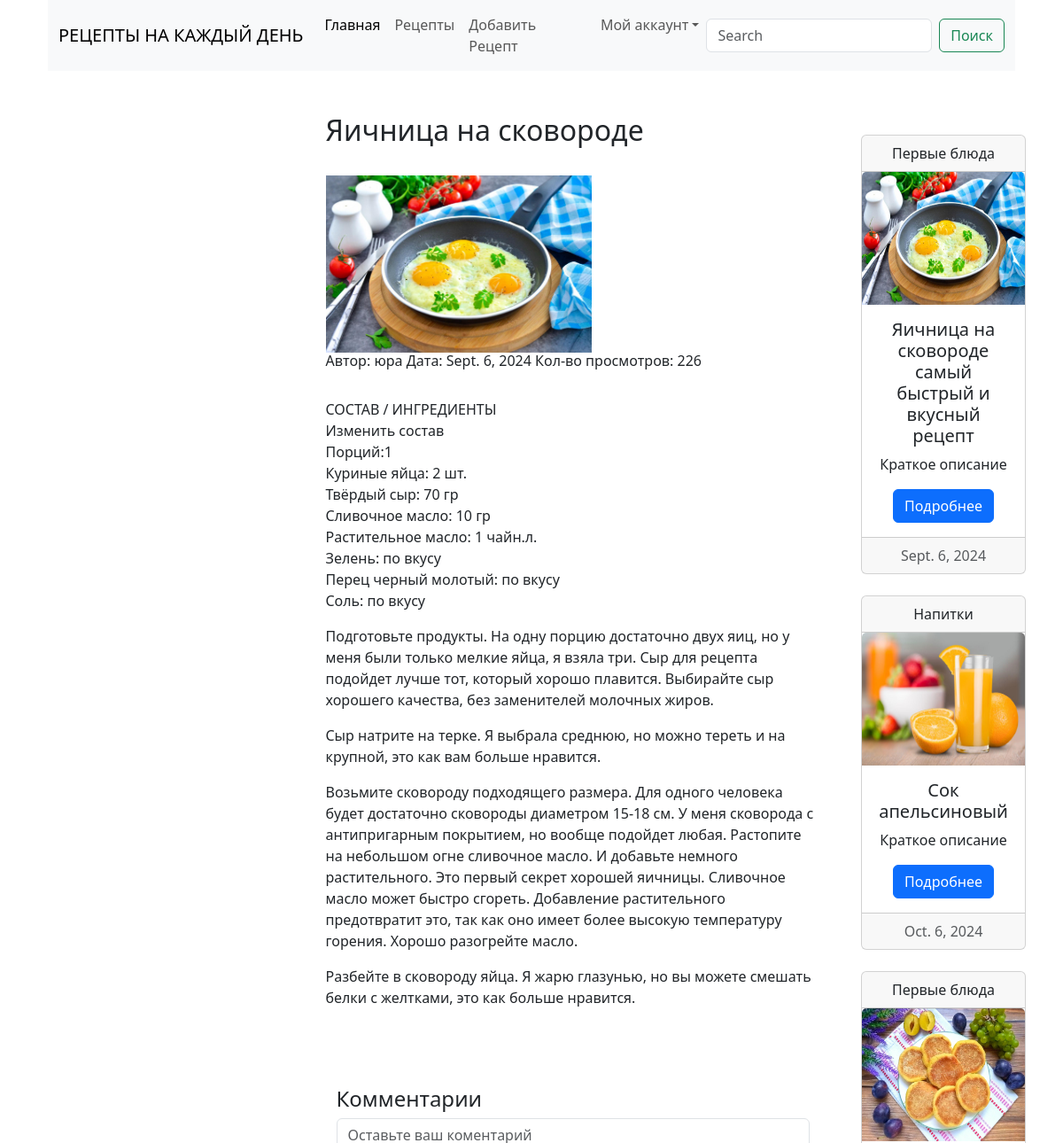
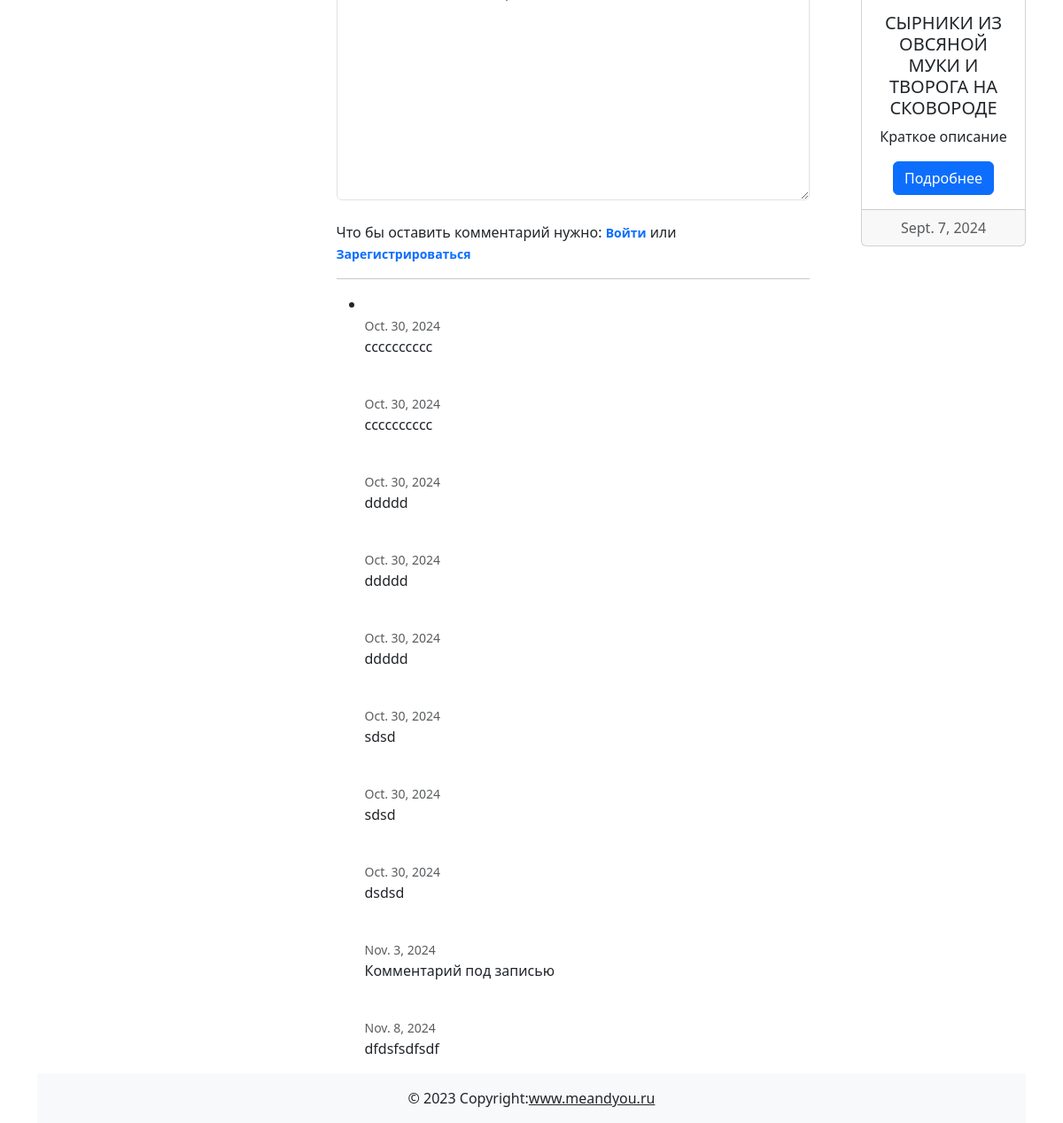
The app's page /recept/1/ with its own data (2 pictures, top to bottom).
### recipe/models.py (models this page shows, shortened)
class Recept(models.Model):
    author = models.ForeignKey(User, on_delete=models.CASCADE, verbose_name='Автор')
    recept_name = models.CharField(max_length=255, blank=False)
    date = models.DateField(auto_now_add=True)
    recept_text = models.TextField(max_length=12000, blank=False)
    img = models.ImageField(upload_to='images/', blank=True)
    watched = models.IntegerField(default=0, blank=True)
    is_published = models.BooleanField(default=True, blank=True)
    category = models.ForeignKey(Category, default=1,on_delete=models.CASCADE, blank=True)
    title = models.CharField(max_length=180)
    description = models.CharField (max_length=300, blank=False)
    class Meta:
        verbose_name = 'Рецепт'
        verbose_name_plural = 'Рецепты'

class Comment(models.Model):
    recept = models.ForeignKey(Recept, on_delete=models.CASCADE, verbose_name='Рецепт')
    author = models.ForeignKey(User, on_delete=models.CASCADE, verbose_name='Автор')
    comment = models.TextField(max_length=1056, blank=True)
    date = models.DateField(auto_now_add=True, blank=True)
    class Meta:
        verbose_name = 'Комментарий'
        verbose_name_plural = 'Комментарии'

class Category(models.Model):
    title = models.CharField(max_length=255, verbose_name='Категории')
    def __str__(self):
        return self.title
    class Meta:
        verbose_name = 'Категория'
        verbose_name_plural = 'Категории'

### recipe/views.py (the view)
# urls.py: path('<int:pk>/', ClassReceptDetailView.as_view(), name='recept_id'),
class ClassReceptDetailView(DetailView):
    model = Recept
    template_name = 'recipespage.html'  # Укажите ваш шаблон
    context_object_name = 'recipt'  # Укажите имя контекста для текущего объекта
    def get_object(self, queryset=None):
        recipt = super().get_object(queryset)
        recipt.watched += 1
        recipt.save()
        return recipt
    def get_context_data(self, **kwargs):
        context = super().get_context_data(**kwargs)
        context['recomendations'] = Recept.objects.filter(is_published=True).order_by('-watched')[:3]
        context['comments'] = Comment.objects.filter(recept=self.object.pk)
        context['CommentForm'] = CommentForm()
        return context

### recipe/forms.py
class CommentForm(forms.ModelForm):
    class Meta:
        model = Comment
        fields = ('comment', )
        widgets = {'comment': forms.Textarea(attrs={
                'class': 'form-control',
                'placeholder': 'Оставьте ваш коментарий'
            })
            }

### recipe/templates/recipespage.html (shortened to what this page needs)
{% extends 'base_recipe.html' %}
{% load static %}
{% block center-area %}
<br><br>
<div id="title">
    <header>
        <h2>{{ recipt.recept_name }}</h2> </a>
    </header>
</div>
<br>
{% if recipt.img %}
<img src = "{{ recipt.img.url }}" height="200px" width="300px">
{% else %}
<img src="{% static 'images/image001.jpg' %}" class="card-img-top" alt="{{ recipt.title }}" width="300px" height="400px">
{% endif %}
<h6>Автор: {{ recipt.author }}
    Дата: {{ recipt.date }}
    Кол-во просмотров: {{ recipt.watched}}
</h6>
<br>
<div id="details">
    <div class="Details">
{{ recipt.recept_text | linebreaks }}
    </div>
</div>
    <br>
<br>
{% include 'components/_comment.html' %}
{% endblock %}

### recipe/templates/base_recipe.html (shortened to what this page needs)
<!doctype html>
{% load static %}
<html lang="en">
<head>
    <link href="https://cdn.jsdelivr.net/npm/bootstrap@5.3.3/dist/css/bootstrap.min.css" rel="stylesheet">
</head>
<body class="body">
    <div class="container">
        <header>
            <div class="container">
                {% include 'components/_header_menu.html' %}
            </div>
        </header>
        <main>
            <div class="d-flex justify-content-between">
                <div class="col-3">
                        {% include 'components/_left_menu.html' %}
                </div>
                <div class="col-6">
                    {% block center-area %}
                    {% endblock %}
                </div>
                <div class="col-2">
                    {% include 'components/_post_recommendation.html' %}
                </div>
            </div>
        </main>
        <footer class="bg-light text-center text-lg-start">
            <div class="text-center p-3" style="background-color: rgba(0, 0, 0, 0);">© 2023 Copyright:<a class="text-dark" href="https://mdbootstrap.com/">www.meandyou.ru</a></div>
        </footer>
    </div>
</body>
</html>

### recipe/templates/components/_header_menu.html (shortened to what this page needs)
<nav class="navbar navbar-expand-lg navbar-light bg-light">
    <div class="container-fluid">
        <a class="navbar-brand" href="{% url 'home' %}">РЕЦЕПТЫ НА КАЖДЫЙ ДЕНЬ</a>
        <div class="collapse navbar-collapse" id="navbarSupportedContent">
            <ul class="navbar-nav me-auto mb-2 mb-lg-0">
                <li class="nav-item">
                    <a class="nav-link active" aria-current="page" href="{% url 'home' %}">Главная</a>
                </li>
                <li class="nav-item">
                    <a class="nav-link" href="{% url 'home' %}">Рецепты</a>
                </li>
                <li class="nav-item">
                    <a class="nav-link" href="{% url 'add_recipe' %}">Добавить Рецепт</a>
                </li>
                {% if user.is_authenticated %}
                <li class="nav-item dropdown">
                    <a class="nav-link dropdown-toggle" type="button" id="dropdownMenuButton" data-bs-toggle="dropdown" aria-haspopup="true">
                        Мой аккаунт</a>
                    <ul class="dropdown-menu" aria-labelledby="navbarDropdown">
                        <li class="dropdown-item">Логин: {{ user.username }}</li>
                        <li>
                            <form method="post" action="{% url 'logout' %}">
                                {% csrf_token %}
                                <button type="submit" class="btn btn-link dropdown-item">Выйти</button>
                            </form>
                        </li>
                        <li><a class="dropdown-item" href="{% url 'user_recept' %}">Мои рецепты</a></li>
                        <li><a class="dropdown-item" href="{% url 'user' %}">Моя страница</a></li>
                    </ul>
                </li>
                {% else %}
                <li class="nav-item dropdown">
                    <a class="nav-link dropdown-toggle" type="button" id="dropdownMenuButton" data-bs-toggle="dropdown" aria-haspopup="true">
                        Мой аккаунт</a>
                </li>
                {% endif %}
            </ul>
            {% include 'components/search.html' %}
        </div>
    </div>
</nav>

### recipe/templates/components/search.html
<form class="d-flex" method="get" action="{% url 'search' %}">
    <input class="form-control me-2" type="search" placeholder="Search" aria-label="Search" name="q" value="{{ query }}">
    <button class="btn btn-outline-success" type="submit">Поиск</button>
</form>

### recipe/templates/components/_left_menu.html (shortened to what this page needs)
    <br><br><br>

### recipe/templates/components/_comment.html (shortened to what this page needs)
<br>
<div class="container">
    <div class="row">
        <div class="col-md-12">
            <div class="panel panel-info">
                <div class="panel-heading">
                    <h4>Комментарии</h4>
                </div>
                <div class="panel-body comments">
                    <form method="post" action="{% url 'add_comment' recipt.id %}" enctype="multipart/form-data">
                        {{ CommentForm.comment }}
                    <br>
                        {% if user.is_authenticated %}
                    <button type="submit" class="btn btn-info pull-right">Отправить</button>
                    </form>
                    <div class="clearfix"></div>
                    {% else %}Что бы оставить комментарий нужно:
                    <a class="small pull-left" href="{% url 'login' %}" style="text-decoration: none;">
                        <b>Войти</b></a>
                            или
                            <a class="small pull-left" href="{% url 'login' %}" style="text-decoration: none;">
                                <b>Зарегистрироваться</b></a>
                    {% endif %}
                    <hr>
                    <ul class="media-list">
                        <li class="media">
                            <div class="comment">
                                {% for comment in comments %}
                                <div class="media-body">
                                    <span class="text-muted">
                                 <small class="text-muted">{{ comment.date }}</small>
                                 </span>
                                    <p>
                                        {{ comment.comment }}
                                    </p>
                                </div>
                                {% endfor %}
                            </div>
                        </li>
                    </ul>
                </div>
            </div>
        </div>
    </div>
</div>

### recipe/templates/components/_post_recommendation.html
<br><br><br>
{% load static %}
    {% for recomendat in recomendations %}
    <div class="card text-center"><div class="card-header">{{ recomendat.category }}</div>
        {% if recomendat.img %}
        <img src="{{ recomendat.img.url }}" class="card-img-top" alt="..." height="150px">
        {% else %}
        <img src="{% static 'images/image001.jpg' %}" class="card-img-top" alt="{{ recipt.title }}" height="150px">
        {% endif %}
        <div class="card-body"><h5 class="card-title">{{ recomendat.title }}</h5>
            <p class="card-text">Краткое описание</p>
            <a href="{% url 'recept_id' recomendat.id %}" class="btn btn-primary">Подробнее</a>
        </div>
        <div class="card-footer text-muted">{{ recomendat.date }}</div>
    </div>
<br>
    {% endfor %}

### records on screen
Recept: recept_name "Яичница на сковороде", img (picture), author "юра", date "Sept. 6, 2024", watched "226", recept_text "СОСТАВ / ИНГРЕДИЕНТЫ Изменить состав Порций:1 Куриные яйца: 2 шт. Твёрдый сыр: 70 гр Сливочное масло: 10 гр Растительное масло: 1 чайн.л. Зелень: по вкусу Перец черный молотый: по вкусу Соль: по вкусу Подготовьте продукты. На одну порцию достаточно двух яиц, но у меня были только мелкие яйца, я взяла три. Сыр для рецепта подойдет лучше тот, который хорошо плавится. Выбирайте сыр хорошего качества, без заменителей молочных жиров. Сыр натрите на терке. Я выбрала среднюю, но можно тереть и на крупной, это как вам больше нравится. Возьмите сковороду подходящего размера. Для одного человека будет достаточно сковороды диаметром 15-18 см. У меня сковорода с антипригарным покрытием, но вообще…", category "Первые блюда", title "Яичница на сковороде самый быстрый и вкусный рецепт"
Comment: date "Oct. 30, 2024", comment "cccccccccc"
Comment: date "Oct. 30, 2024", comment "cccccccccc"
Comment: date "Oct. 30, 2024", comment "ddddd"
Comment: date "Oct. 30, 2024", comment "ddddd"
Comment: date "Oct. 30, 2024", comment "ddddd"
Comment: date "Oct. 30, 2024", comment "sdsd"
Comment: date "Oct. 30, 2024", comment "sdsd"
Comment: date "Oct. 30, 2024", comment "dsdsd"
Comment: date "Nov. 3, 2024", comment "Комментарий под записью"
Comment: date "Nov. 8, 2024", comment "dfdsfsdfsdf"
Recept: category "Напитки", img (picture), title "Сок апельсиновый", date "Oct. 6, 2024"
Recept: category "Первые блюда", img (picture), title "СЫРНИКИ ИЗ ОВСЯНОЙ МУКИ И ТВОРОГА НА СКОВОРОДЕ", date "Sept. 7, 2024"
